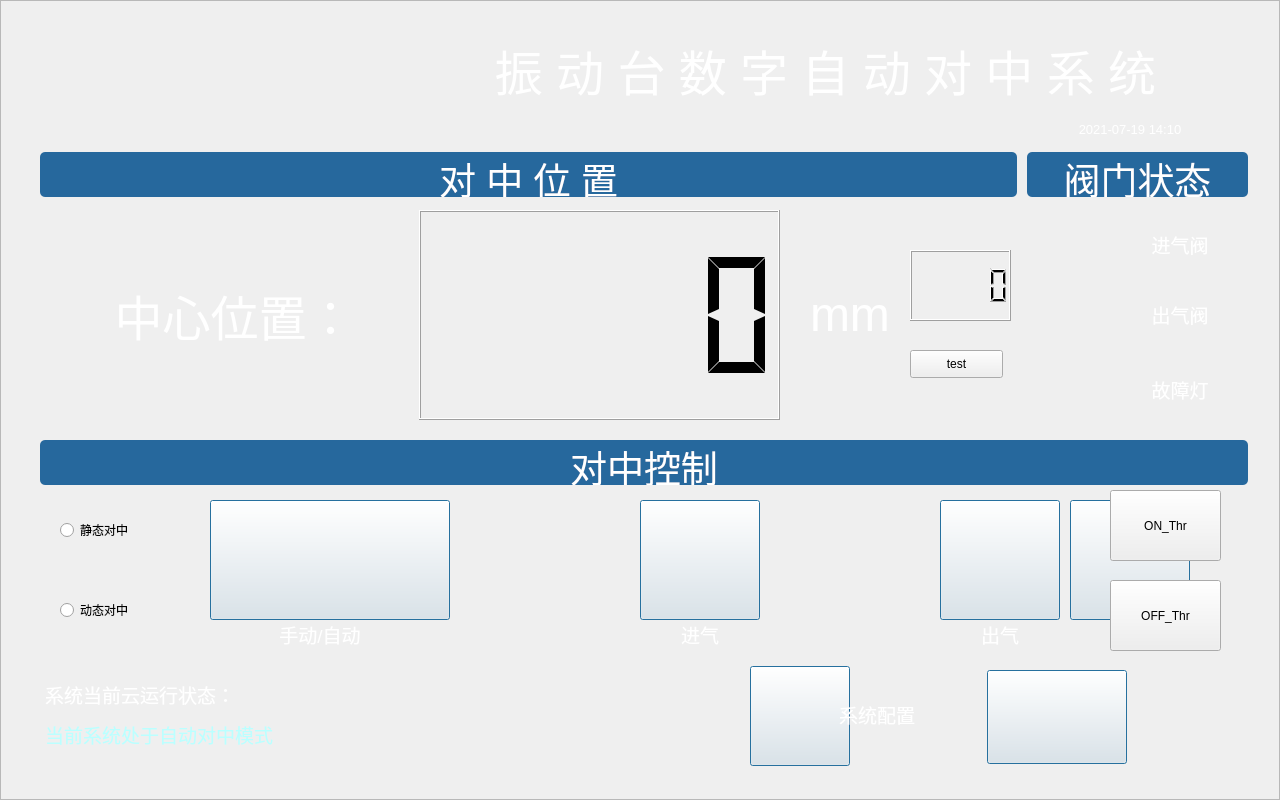
<?xml version="1.0" encoding="UTF-8"?>
<ui version="4.0">
 <class>MainWindow</class>
 <widget class="QMainWindow" name="MainWindow">
  <property name="geometry">
   <rect>
    <x>0</x>
    <y>0</y>
    <width>1280</width>
    <height>800</height>
   </rect>
  </property>
  <property name="windowTitle">
   <string>MainWindow</string>
  </property>
  <widget class="QWidget" name="centralWidget">
   <property name="styleSheet">
    <string notr="true">#centralWidget{
border-image: url(:/png/main_ui.jpg);
}</string>
   </property>
   <layout class="QGridLayout" name="gridLayout">
    <property name="leftMargin">
     <number>0</number>
    </property>
    <property name="topMargin">
     <number>0</number>
    </property>
    <property name="rightMargin">
     <number>0</number>
    </property>
    <property name="bottomMargin">
     <number>0</number>
    </property>
    <property name="spacing">
     <number>0</number>
    </property>
    <item row="0" column="0">
     <widget class="QFrame" name="frame">
      <property name="enabled">
       <bool>true</bool>
      </property>
      <property name="styleSheet">
       <string notr="true"/>
      </property>
      <property name="frameShape">
       <enum>QFrame::StyledPanel</enum>
      </property>
      <property name="frameShadow">
       <enum>QFrame::Raised</enum>
      </property>
      <widget class="QLabel" name="lab_bt_in">
       <property name="geometry">
        <rect>
         <x>640</x>
         <y>620</y>
         <width>120</width>
         <height>30</height>
        </rect>
       </property>
       <property name="sizePolicy">
        <sizepolicy hsizetype="Fixed" vsizetype="Fixed">
         <horstretch>0</horstretch>
         <verstretch>0</verstretch>
        </sizepolicy>
       </property>
       <property name="styleSheet">
        <string notr="true">color:#FFFFFF;</string>
       </property>
       <property name="text">
        <string>&lt;html&gt;&lt;head/&gt;&lt;body&gt;&lt;p align=&quot;center&quot;&gt;&lt;span style=&quot; font-size:14pt;&quot;&gt;进气&lt;/span&gt;&lt;/p&gt;&lt;/body&gt;&lt;/html&gt;</string>
       </property>
      </widget>
      <widget class="QPushButton" name="Button_in">
       <property name="geometry">
        <rect>
         <x>640</x>
         <y>500</y>
         <width>120</width>
         <height>120</height>
        </rect>
       </property>
       <property name="sizePolicy">
        <sizepolicy hsizetype="Fixed" vsizetype="Fixed">
         <horstretch>0</horstretch>
         <verstretch>0</verstretch>
        </sizepolicy>
       </property>
       <property name="styleSheet">
        <string notr="true">border-image: url(:/png/bt_in_def.jpg);</string>
       </property>
       <property name="text">
        <string/>
       </property>
       <property name="checkable">
        <bool>true</bool>
       </property>
       <property name="autoExclusive">
        <bool>true</bool>
       </property>
       <property name="autoDefault">
        <bool>false</bool>
       </property>
       <property name="default">
        <bool>true</bool>
       </property>
      </widget>
      <widget class="QLabel" name="lab_title_state">
       <property name="geometry">
        <rect>
         <x>1027</x>
         <y>152</y>
         <width>221</width>
         <height>45</height>
        </rect>
       </property>
       <property name="styleSheet">
        <string notr="true">border-radius:5px;color:#FFFFFF;background:rgb(38,104,157);</string>
       </property>
       <property name="text">
        <string>&lt;html&gt;&lt;head/&gt;&lt;body&gt;&lt;p align=&quot;center&quot;&gt;&lt;span style=&quot; font-size:28pt;&quot;&gt;阀门状态&lt;/span&gt;&lt;/p&gt;&lt;/body&gt;&lt;/html&gt;</string>
       </property>
      </widget>
      <widget class="QLabel" name="lab_title_posi">
       <property name="geometry">
        <rect>
         <x>40</x>
         <y>152</y>
         <width>977</width>
         <height>45</height>
        </rect>
       </property>
       <property name="styleSheet">
        <string notr="true">border-radius:5px;color:#FFFFFF;background:rgb(38,104,157);</string>
       </property>
       <property name="text">
        <string>&lt;html&gt;&lt;head/&gt;&lt;body&gt;&lt;p align=&quot;center&quot;&gt;&lt;span style=&quot; font-size:28pt;&quot;&gt;对 中 位 置&lt;/span&gt;&lt;/p&gt;&lt;/body&gt;&lt;/html&gt;</string>
       </property>
      </widget>
      <widget class="QLabel" name="lab_title_control">
       <property name="geometry">
        <rect>
         <x>40</x>
         <y>440</y>
         <width>1208</width>
         <height>45</height>
        </rect>
       </property>
       <property name="styleSheet">
        <string notr="true">border-radius:5px;color:#FFFFFF;background:rgb(38,104,157);</string>
       </property>
       <property name="text">
        <string>&lt;html&gt;&lt;head/&gt;&lt;body&gt;&lt;p align=&quot;center&quot;&gt;&lt;span style=&quot; font-size:28pt;&quot;&gt;对中控制&lt;/span&gt;&lt;/p&gt;&lt;/body&gt;&lt;/html&gt;</string>
       </property>
      </widget>
      <widget class="QLabel" name="lab_bt_out">
       <property name="geometry">
        <rect>
         <x>940</x>
         <y>620</y>
         <width>120</width>
         <height>30</height>
        </rect>
       </property>
       <property name="sizePolicy">
        <sizepolicy hsizetype="Fixed" vsizetype="Fixed">
         <horstretch>0</horstretch>
         <verstretch>0</verstretch>
        </sizepolicy>
       </property>
       <property name="styleSheet">
        <string notr="true">color:#FFFFFF;</string>
       </property>
       <property name="text">
        <string>&lt;html&gt;&lt;head/&gt;&lt;body&gt;&lt;p align=&quot;center&quot;&gt;&lt;span style=&quot; font-size:14pt;&quot;&gt;出气&lt;/span&gt;&lt;/p&gt;&lt;/body&gt;&lt;/html&gt;</string>
       </property>
      </widget>
      <widget class="QPushButton" name="Button_out">
       <property name="geometry">
        <rect>
         <x>940</x>
         <y>500</y>
         <width>120</width>
         <height>120</height>
        </rect>
       </property>
       <property name="sizePolicy">
        <sizepolicy hsizetype="Fixed" vsizetype="Fixed">
         <horstretch>0</horstretch>
         <verstretch>0</verstretch>
        </sizepolicy>
       </property>
       <property name="styleSheet">
        <string notr="true">border-image: url(:/png/bt_out_def.jpg);</string>
       </property>
       <property name="text">
        <string/>
       </property>
       <property name="checkable">
        <bool>true</bool>
       </property>
       <property name="autoExclusive">
        <bool>true</bool>
       </property>
       <property name="autoDefault">
        <bool>false</bool>
       </property>
       <property name="default">
        <bool>true</bool>
       </property>
      </widget>
      <widget class="QLabel" name="lab_bt_stop">
       <property name="geometry">
        <rect>
         <x>1070</x>
         <y>620</y>
         <width>120</width>
         <height>30</height>
        </rect>
       </property>
       <property name="sizePolicy">
        <sizepolicy hsizetype="Fixed" vsizetype="Fixed">
         <horstretch>0</horstretch>
         <verstretch>0</verstretch>
        </sizepolicy>
       </property>
       <property name="styleSheet">
        <string notr="true">color:#FFFFFF;</string>
       </property>
       <property name="text">
        <string>&lt;html&gt;&lt;head/&gt;&lt;body&gt;&lt;p align=&quot;center&quot;&gt;&lt;span style=&quot; font-size:14pt;&quot;&gt;开始&lt;/span&gt;&lt;/p&gt;&lt;/body&gt;&lt;/html&gt;</string>
       </property>
      </widget>
      <widget class="QPushButton" name="Button_stop">
       <property name="geometry">
        <rect>
         <x>1070</x>
         <y>500</y>
         <width>120</width>
         <height>120</height>
        </rect>
       </property>
       <property name="sizePolicy">
        <sizepolicy hsizetype="Fixed" vsizetype="Fixed">
         <horstretch>0</horstretch>
         <verstretch>0</verstretch>
        </sizepolicy>
       </property>
       <property name="styleSheet">
        <string notr="true">border-image: url(:/png/start.jpg);</string>
       </property>
       <property name="text">
        <string/>
       </property>
       <property name="checkable">
        <bool>true</bool>
       </property>
       <property name="autoExclusive">
        <bool>true</bool>
       </property>
       <property name="autoDefault">
        <bool>false</bool>
       </property>
       <property name="default">
        <bool>true</bool>
       </property>
      </widget>
      <widget class="QLabel" name="lab_bt_change">
       <property name="geometry">
        <rect>
         <x>200</x>
         <y>620</y>
         <width>240</width>
         <height>30</height>
        </rect>
       </property>
       <property name="sizePolicy">
        <sizepolicy hsizetype="Fixed" vsizetype="Fixed">
         <horstretch>0</horstretch>
         <verstretch>0</verstretch>
        </sizepolicy>
       </property>
       <property name="styleSheet">
        <string notr="true">color:#FFFFFF;</string>
       </property>
       <property name="text">
        <string>&lt;html&gt;&lt;head/&gt;&lt;body&gt;&lt;p align=&quot;center&quot;&gt;&lt;span style=&quot; font-size:14pt;&quot;&gt;手动/自动&lt;/span&gt;&lt;/p&gt;&lt;/body&gt;&lt;/html&gt;</string>
       </property>
      </widget>
      <widget class="QPushButton" name="Button_change">
       <property name="geometry">
        <rect>
         <x>210</x>
         <y>500</y>
         <width>240</width>
         <height>120</height>
        </rect>
       </property>
       <property name="sizePolicy">
        <sizepolicy hsizetype="Fixed" vsizetype="Fixed">
         <horstretch>0</horstretch>
         <verstretch>0</verstretch>
        </sizepolicy>
       </property>
       <property name="styleSheet">
        <string notr="true">border-image: url(:/png/bt_change_auto_chinese.png);</string>
       </property>
       <property name="text">
        <string/>
       </property>
       <property name="checkable">
        <bool>true</bool>
       </property>
       <property name="autoExclusive">
        <bool>true</bool>
       </property>
       <property name="autoDefault">
        <bool>false</bool>
       </property>
       <property name="default">
        <bool>true</bool>
       </property>
      </widget>
      <widget class="QLabel" name="lab_sys_title">
       <property name="geometry">
        <rect>
         <x>45</x>
         <y>680</y>
         <width>550</width>
         <height>30</height>
        </rect>
       </property>
       <property name="sizePolicy">
        <sizepolicy hsizetype="Fixed" vsizetype="Fixed">
         <horstretch>0</horstretch>
         <verstretch>0</verstretch>
        </sizepolicy>
       </property>
       <property name="styleSheet">
        <string notr="true">color:#FFFFFF;</string>
       </property>
       <property name="text">
        <string>&lt;html&gt;&lt;head/&gt;&lt;body&gt;&lt;p&gt;&lt;span style=&quot; font-size:14pt;&quot;&gt;系统当前云运行状态：&lt;/span&gt;&lt;/p&gt;&lt;/body&gt;&lt;/html&gt;</string>
       </property>
      </widget>
      <widget class="QLabel" name="lab_sys_txt">
       <property name="geometry">
        <rect>
         <x>45</x>
         <y>720</y>
         <width>550</width>
         <height>30</height>
        </rect>
       </property>
       <property name="sizePolicy">
        <sizepolicy hsizetype="Fixed" vsizetype="Fixed">
         <horstretch>0</horstretch>
         <verstretch>0</verstretch>
        </sizepolicy>
       </property>
       <property name="styleSheet">
        <string notr="true">color:#BBFFFF;</string>
       </property>
       <property name="text">
        <string>&lt;html&gt;&lt;head/&gt;&lt;body&gt;&lt;p&gt;&lt;span style=&quot; font-size:14pt;&quot;&gt;当前系统处于自动对中模式&lt;/span&gt;&lt;/p&gt;&lt;/body&gt;&lt;/html&gt;</string>
       </property>
      </widget>
      <widget class="QPushButton" name="Button_config">
       <property name="geometry">
        <rect>
         <x>750</x>
         <y>666</y>
         <width>100</width>
         <height>100</height>
        </rect>
       </property>
       <property name="sizePolicy">
        <sizepolicy hsizetype="Fixed" vsizetype="Fixed">
         <horstretch>0</horstretch>
         <verstretch>0</verstretch>
        </sizepolicy>
       </property>
       <property name="styleSheet">
        <string notr="true">border-image: url(:/png/config_def.jpg);</string>
       </property>
       <property name="text">
        <string/>
       </property>
       <property name="checkable">
        <bool>true</bool>
       </property>
       <property name="autoExclusive">
        <bool>true</bool>
       </property>
       <property name="autoDefault">
        <bool>false</bool>
       </property>
       <property name="default">
        <bool>true</bool>
       </property>
      </widget>
      <widget class="QPushButton" name="Button_language_change">
       <property name="geometry">
        <rect>
         <x>987</x>
         <y>670</y>
         <width>140</width>
         <height>94</height>
        </rect>
       </property>
       <property name="sizePolicy">
        <sizepolicy hsizetype="Fixed" vsizetype="Fixed">
         <horstretch>0</horstretch>
         <verstretch>0</verstretch>
        </sizepolicy>
       </property>
       <property name="styleSheet">
        <string notr="true">border-image: url(:/png/l_chinese.jpg);</string>
       </property>
       <property name="text">
        <string/>
       </property>
       <property name="checkable">
        <bool>true</bool>
       </property>
       <property name="autoExclusive">
        <bool>true</bool>
       </property>
       <property name="autoDefault">
        <bool>false</bool>
       </property>
       <property name="default">
        <bool>true</bool>
       </property>
      </widget>
      <widget class="QLabel" name="lab_config">
       <property name="geometry">
        <rect>
         <x>839</x>
         <y>700</y>
         <width>141</width>
         <height>30</height>
        </rect>
       </property>
       <property name="sizePolicy">
        <sizepolicy hsizetype="Fixed" vsizetype="Fixed">
         <horstretch>0</horstretch>
         <verstretch>0</verstretch>
        </sizepolicy>
       </property>
       <property name="styleSheet">
        <string notr="true">color:#FFFFFF;</string>
       </property>
       <property name="text">
        <string>&lt;html&gt;&lt;head/&gt;&lt;body&gt;&lt;p&gt;&lt;span style=&quot; font-size:14pt;&quot;&gt;系统配置&lt;/span&gt;&lt;/p&gt;&lt;/body&gt;&lt;/html&gt;</string>
       </property>
      </widget>
      <widget class="QLabel" name="lab_title_man">
       <property name="geometry">
        <rect>
         <x>380</x>
         <y>30</y>
         <width>891</width>
         <height>81</height>
        </rect>
       </property>
       <property name="sizePolicy">
        <sizepolicy hsizetype="Fixed" vsizetype="Fixed">
         <horstretch>0</horstretch>
         <verstretch>0</verstretch>
        </sizepolicy>
       </property>
       <property name="styleSheet">
        <string notr="true">color:#FFFFFF;</string>
       </property>
       <property name="text">
        <string>&lt;html&gt;&lt;head/&gt;&lt;body&gt;&lt;p align=&quot;center&quot;&gt;&lt;span style=&quot; font-size:36pt;&quot;&gt;振 动 台 数 字 自 动 对 中 系 统&lt;/span&gt;&lt;/p&gt;&lt;/body&gt;&lt;/html&gt;</string>
       </property>
      </widget>
      <widget class="QLabel" name="lab_light1">
       <property name="geometry">
        <rect>
         <x>1040</x>
         <y>350</y>
         <width>70</width>
         <height>70</height>
        </rect>
       </property>
       <property name="styleSheet">
        <string notr="true">border-image: url(:/png/gct_ied_blank.png);</string>
       </property>
       <property name="text">
        <string/>
       </property>
      </widget>
      <widget class="QLabel" name="lab_light2">
       <property name="geometry">
        <rect>
         <x>1040</x>
         <y>210</y>
         <width>70</width>
         <height>70</height>
        </rect>
       </property>
       <property name="styleSheet">
        <string notr="true">border-image: url(:/png/gct_ied_blank.png);</string>
       </property>
       <property name="text">
        <string/>
       </property>
      </widget>
      <widget class="QLabel" name="lab_light3">
       <property name="geometry">
        <rect>
         <x>1040</x>
         <y>280</y>
         <width>70</width>
         <height>70</height>
        </rect>
       </property>
       <property name="styleSheet">
        <string notr="true">border-image: url(:/png/gct_ied_blank.png);</string>
       </property>
       <property name="text">
        <string/>
       </property>
      </widget>
      <widget class="QLabel" name="lab_light1_txt">
       <property name="geometry">
        <rect>
         <x>1110</x>
         <y>365</y>
         <width>140</width>
         <height>50</height>
        </rect>
       </property>
       <property name="styleSheet">
        <string notr="true">color:#FFFFFF;</string>
       </property>
       <property name="text">
        <string>&lt;html&gt;&lt;head/&gt;&lt;body&gt;&lt;p align=&quot;center&quot;&gt;&lt;span style=&quot; font-size:14pt;&quot;&gt;故障灯&lt;/span&gt;&lt;/p&gt;&lt;/body&gt;&lt;/html&gt;</string>
       </property>
      </widget>
      <widget class="QLabel" name="lab_light2_txt">
       <property name="geometry">
        <rect>
         <x>1110</x>
         <y>220</y>
         <width>140</width>
         <height>50</height>
        </rect>
       </property>
       <property name="styleSheet">
        <string notr="true">color:#FFFFFF;</string>
       </property>
       <property name="text">
        <string>&lt;html&gt;&lt;head/&gt;&lt;body&gt;&lt;p align=&quot;center&quot;&gt;&lt;span style=&quot; font-size:14pt;&quot;&gt;进气阀&lt;/span&gt;&lt;/p&gt;&lt;/body&gt;&lt;/html&gt;</string>
       </property>
      </widget>
      <widget class="QLabel" name="lab_light3_txt">
       <property name="geometry">
        <rect>
         <x>1110</x>
         <y>290</y>
         <width>140</width>
         <height>50</height>
        </rect>
       </property>
       <property name="styleSheet">
        <string notr="true">color:#FFFFFF;</string>
       </property>
       <property name="text">
        <string>&lt;html&gt;&lt;head/&gt;&lt;body&gt;&lt;p align=&quot;center&quot;&gt;&lt;span style=&quot; font-size:14pt;&quot;&gt;出气阀&lt;/span&gt;&lt;/p&gt;&lt;/body&gt;&lt;/html&gt;</string>
       </property>
      </widget>
      <widget class="QLabel" name="lab_posi_txt">
       <property name="geometry">
        <rect>
         <x>79</x>
         <y>210</y>
         <width>311</width>
         <height>210</height>
        </rect>
       </property>
       <property name="styleSheet">
        <string notr="true">color:#FFFFFF;</string>
       </property>
       <property name="text">
        <string>&lt;html&gt;&lt;head/&gt;&lt;body&gt;&lt;p align=&quot;center&quot;&gt;&lt;span style=&quot; font-size:36pt;&quot;&gt;中心位置：&lt;/span&gt;&lt;/p&gt;&lt;/body&gt;&lt;/html&gt;</string>
       </property>
      </widget>
      <widget class="QLabel" name="lab_posi_mm">
       <property name="geometry">
        <rect>
         <x>810</x>
         <y>210</y>
         <width>80</width>
         <height>210</height>
        </rect>
       </property>
       <property name="styleSheet">
        <string notr="true">color:#FFFFFF;</string>
       </property>
       <property name="text">
        <string>&lt;html&gt;&lt;head/&gt;&lt;body&gt;&lt;p&gt;&lt;span style=&quot; font-size:36pt;&quot;&gt;mm&lt;/span&gt;&lt;/p&gt;&lt;/body&gt;&lt;/html&gt;</string>
       </property>
      </widget>
      <widget class="QLCDNumber" name="lcdNum_posi">
       <property name="geometry">
        <rect>
         <x>419</x>
         <y>210</y>
         <width>361</width>
         <height>210</height>
        </rect>
       </property>
       <property name="layoutDirection">
        <enum>Qt::LeftToRight</enum>
       </property>
       <property name="styleSheet">
        <string notr="true">border-image: url(:/png/lcd_back.png);</string>
       </property>
       <property name="frameShape">
        <enum>QFrame::Box</enum>
       </property>
       <property name="segmentStyle">
        <enum>QLCDNumber::Flat</enum>
       </property>
       <property name="value" stdset="0">
        <double>0.000000000000000</double>
       </property>
       <property name="intValue" stdset="0">
        <number>0</number>
       </property>
      </widget>
      <widget class="QPushButton" name="Button_StarThread">
       <property name="geometry">
        <rect>
         <x>1110</x>
         <y>490</y>
         <width>111</width>
         <height>71</height>
        </rect>
       </property>
       <property name="text">
        <string>ON_Thr</string>
       </property>
      </widget>
      <widget class="QPushButton" name="Button_StopThread">
       <property name="geometry">
        <rect>
         <x>1110</x>
         <y>580</y>
         <width>111</width>
         <height>71</height>
        </rect>
       </property>
       <property name="text">
        <string>OFF_Thr</string>
       </property>
      </widget>
      <widget class="QLCDNumber" name="lcdNum_test">
       <property name="geometry">
        <rect>
         <x>910</x>
         <y>250</y>
         <width>101</width>
         <height>71</height>
        </rect>
       </property>
      </widget>
      <widget class="QPushButton" name="Button_test">
       <property name="geometry">
        <rect>
         <x>910</x>
         <y>350</y>
         <width>93</width>
         <height>28</height>
        </rect>
       </property>
       <property name="text">
        <string>test</string>
       </property>
      </widget>
      <widget class="QLabel" name="lab_time">
       <property name="geometry">
        <rect>
         <x>1020</x>
         <y>115</y>
         <width>220</width>
         <height>30</height>
        </rect>
       </property>
       <property name="sizePolicy">
        <sizepolicy hsizetype="Fixed" vsizetype="Fixed">
         <horstretch>0</horstretch>
         <verstretch>0</verstretch>
        </sizepolicy>
       </property>
       <property name="styleSheet">
        <string notr="true">color:#FFFFFF;</string>
       </property>
       <property name="text">
        <string>&lt;html&gt;&lt;head/&gt;&lt;body&gt;&lt;p align=&quot;center&quot;&gt;&lt;span style=&quot; font-size:10pt;&quot;&gt;2021-07-19 14:10&lt;/span&gt;&lt;/p&gt;&lt;/body&gt;&lt;/html&gt;</string>
       </property>
      </widget>
      <widget class="QRadioButton" name="rdButton_S">
       <property name="geometry">
        <rect>
         <x>60</x>
         <y>490</y>
         <width>120</width>
         <height>80</height>
        </rect>
       </property>
       <property name="text">
        <string>静态对中</string>
       </property>
      </widget>
      <widget class="QRadioButton" name="rdButton_D">
       <property name="geometry">
        <rect>
         <x>60</x>
         <y>570</y>
         <width>120</width>
         <height>80</height>
        </rect>
       </property>
       <property name="text">
        <string>动态对中</string>
       </property>
      </widget>
     </widget>
    </item>
   </layout>
  </widget>
 </widget>
 <layoutdefault spacing="6" margin="11"/>
 <resources/>
 <connections/>
</ui>
